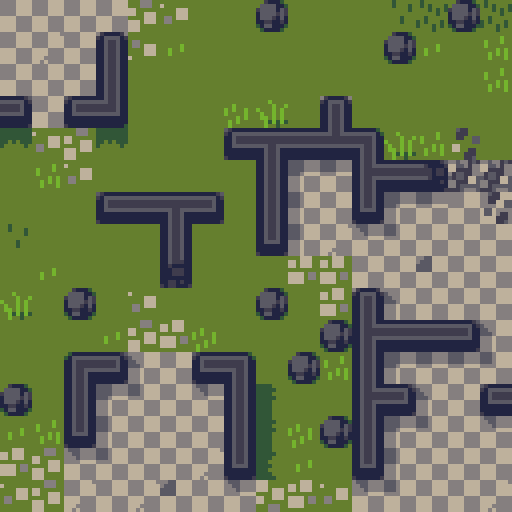

Below is a game level as drawn by its tile map, then a one-line description and the .tmx that defines it (tile-layer data replaced by summaries):
An orthogonal 16x16 tile map with 32x32 px tiles, 2 tile layers (Top, Bottom).

<map version="1.0" orientation="orthogonal" renderorder="right-down" width="16" height="16" tilewidth="32" tileheight="32" nextobjectid="1">
 <tileset firstgid="1" name="tileset" tilewidth="32" tileheight="32" tilecount="576">
  <image source="tileset.png" width="1024" height="576" />
 </tileset>
 <layer name="Top" width="16" height="16">
  <data>[256 cells, 256 non-empty, 2 distinct tile ids]</data>
 </layer>
 <layer name="Bottom" width="16" height="16">
  <data>[256 cells, 256 non-empty, 178 distinct tile ids]</data>
 </layer>
</map>